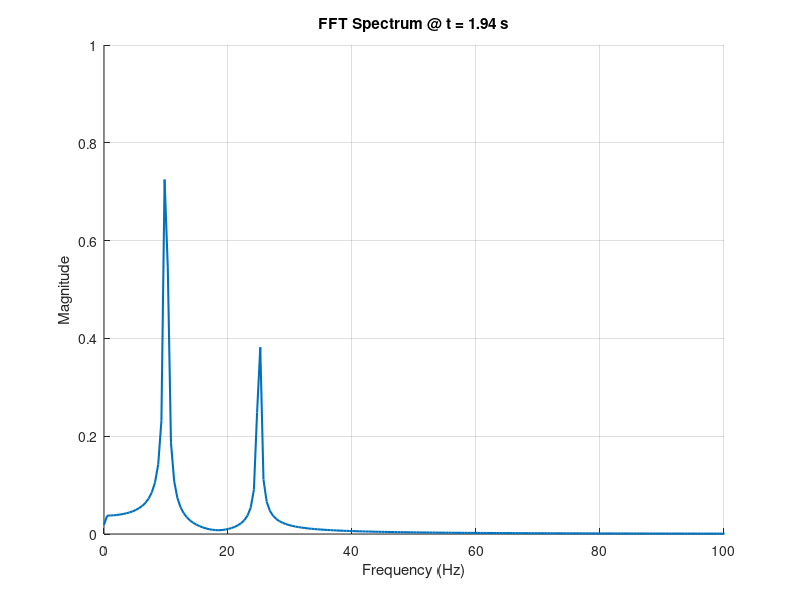

The MATLAB script that drew this image:
% fft_animator.m
% Animated FFT visualization of a time-varying signal

clear; 
close all; 
clc;

% --- Settings ---
fs = 1000;              % (Hz)
t = 0:1/fs:2;           % Time vector (2 seconds)
signal = sin(2*pi*10*t) + 0.5*sin(2*pi*25*t);  % Example: Sum of 10Hz and 25Hz


figure('Color', 'w');
title('Live FFT Spectrum');
xlabel('Frequency (Hz)');
ylabel('Magnitude');
grid on;
xlim([0 100]); ylim([0 1]);
hold on;

frameRate = 30;
frameStep = round(length(t)/frameRate);

% FFT
for i = 1:frameStep:length(t)
    segment = signal(1:i);
    L = length(segment);
    f = fs*(0:(L/2))/L;
    
    Y = fft(segment);
    P2 = abs(Y/L);
    P1 = P2(1:L/2+1);
    P1(2:end-1) = 2*P1(2:end-1);
    
    cla;
    plot(f, P1, 'LineWidth', 1.5);
    title(['FFT Spectrum @ t = ', num2str(t(i), '%.2f'), ' s']);
    xlabel('Frequency (Hz)'); ylabel('Magnitude');
    xlim([0 100]); ylim([0 1]);
    grid on;
    
    drawnow;
end
